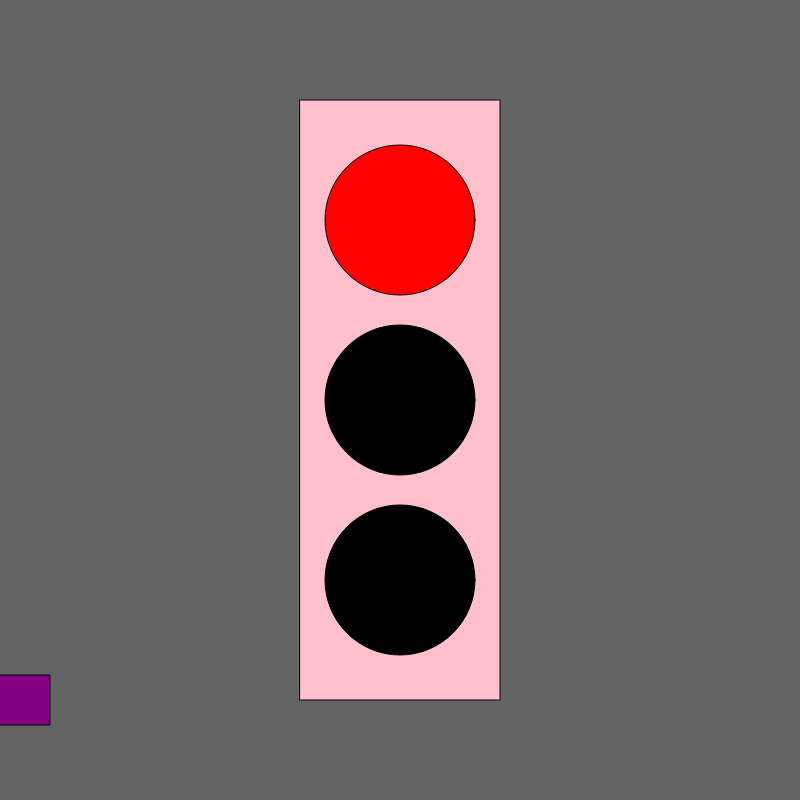
Frame 1 (no input)
Frame 60 (no input): identical to frame 1, image omitted
Frame 120 (the mouse pressed at the canvas centre since frame 60): identical to frame 1, image omitted

The p5.js sketch that drew this single still picture (run headless with seeded random() and noise() and a simulated clock; from frame 60 on, the mouse is pressed at the canvas centre):

// p5.js sketch
// ── sketch.js
let state = 0;
let timer = 0;
let x = 0;
let vel = 0;



function setup() {
  createCanvas(800, 800);
  rectMode(CENTER);
  ellipseMode(CENTER);
  //noStroke();
}

function draw() {
  background(100);
  fill("pink")
  rect(width / 2, height / 2, 200, 600);


  switch (state) {
    case 0: //red
      fill('red');
      ellipse(width / 2, height / 2 - 180, 150, 150);
      fill('black');
      ellipse(width / 2, height / 2, 150, 150);
      ellipse(width / 2, height / 2 + 180, 150, 150);
      vel = 0;
      break;

    case 1: //green
      fill('black');
      ellipse(width / 2, height / 2 - 180, 150, 150);
      ellipse(width / 2, height / 2, 150, 150);
      fill('green');
      ellipse(width / 2, height / 2 + 180, 150, 150);
      vel = 10;
      break;

    case 2: //yellow
      fill('black');
      ellipse(width / 2, height / 2 - 180, 150, 150);
      fill('yellow');
      ellipse(width / 2, height / 2, 150, 150);
      fill('black');
      ellipse(width / 2, height / 2 + 180, 150, 150);
      vel = 5;
      break;
  }
  
  timer++;
  if (timer > 3 * 60) {
    timer = 0;
    state++;
    if (state > 2) {
      state = 0;
    }

  }

  fill('purple');
  rect(x, height - 100, 100, 50);
  x = x + vel;
  //x = x + 10 ;
  if (x > width) {
    x = 0;
  }

}
